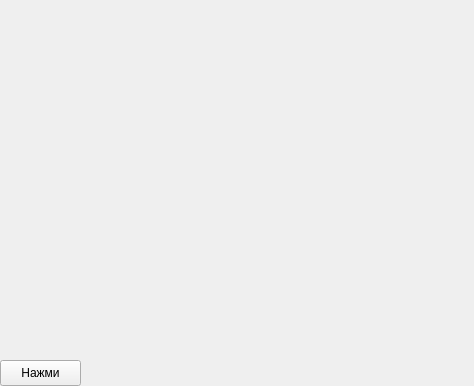
<?xml version="1.0" encoding="UTF-8"?>
<ui version="4.0">
 <class>Form</class>
 <widget class="QWidget" name="Form">
  <property name="geometry">
   <rect>
    <x>0</x>
    <y>0</y>
    <width>474</width>
    <height>386</height>
   </rect>
  </property>
  <property name="windowTitle">
   <string>Form</string>
  </property>
  <widget class="QPushButton" name="pushButton">
   <property name="geometry">
    <rect>
     <x>0</x>
     <y>360</y>
     <width>81</width>
     <height>26</height>
    </rect>
   </property>
   <property name="text">
    <string>Нажми</string>
   </property>
  </widget>
 </widget>
 <resources/>
 <connections/>
</ui>
